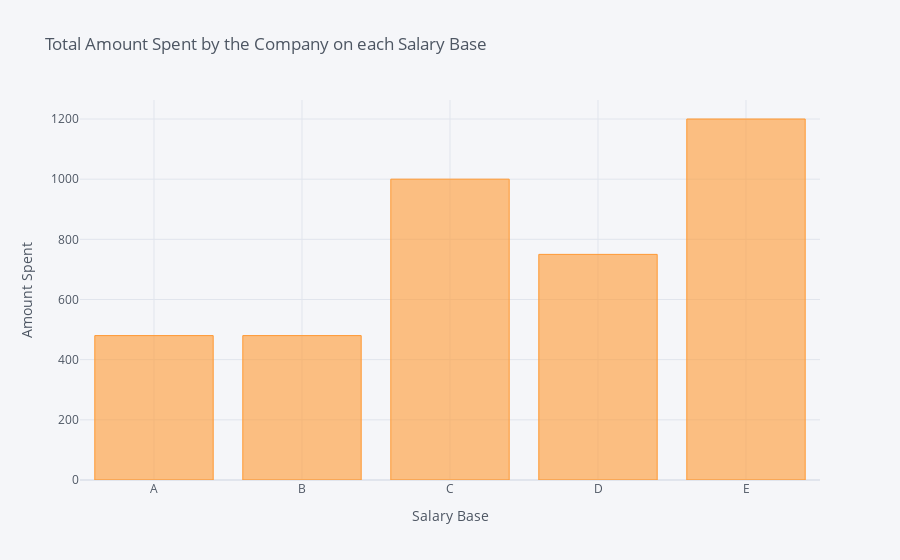

Write notebook code for a chart like this one.
### Code cell
agg.iplot(kind='bar',x='Salary Base',y='Salary',xTitle='Salary Base',yTitle='Amount Spent',
         title='Total Amount Spent by the Company on each Salary Base')

### Figure 1 — Plotly figure (JSON) as saved in the notebook; plotly's stock layout.template omitted (floating-point values rounded to 4 significant figures)
{"data": [{"marker": {"color": "rgba(255, 153, 51, 0.6)", "line": {"color": "rgba(255, 153, 51, 1.0)", "width": 1}}, "name": "Salary", "orientation": "v", "text": "", "type": "bar", "x": ["A", "B", "C", "D", "E"], "y": [480, 480, 1000, 750, 1200]}], "layout": {"legend": {"bgcolor": "#F5F6F9", "font": {"color": "#4D5663"}}, "paper_bgcolor": "#F5F6F9", "plot_bgcolor": "#F5F6F9", "title": {"font": {"color": "#4D5663"}, "text": "Total Amount Spent by the Company on each Salary Base"}, "xaxis": {"gridcolor": "#E1E5ED", "showgrid": true, "tickfont": {"color": "#4D5663"}, "title": {"font": {"color": "#4D5663"}, "text": "Salary Base"}, "zerolinecolor": "#E1E5ED"}, "yaxis": {"gridcolor": "#E1E5ED", "showgrid": true, "tickfont": {"color": "#4D5663"}, "title": {"font": {"color": "#4D5663"}, "text": "Amount Spent"}, "zerolinecolor": "#E1E5ED"}}}
